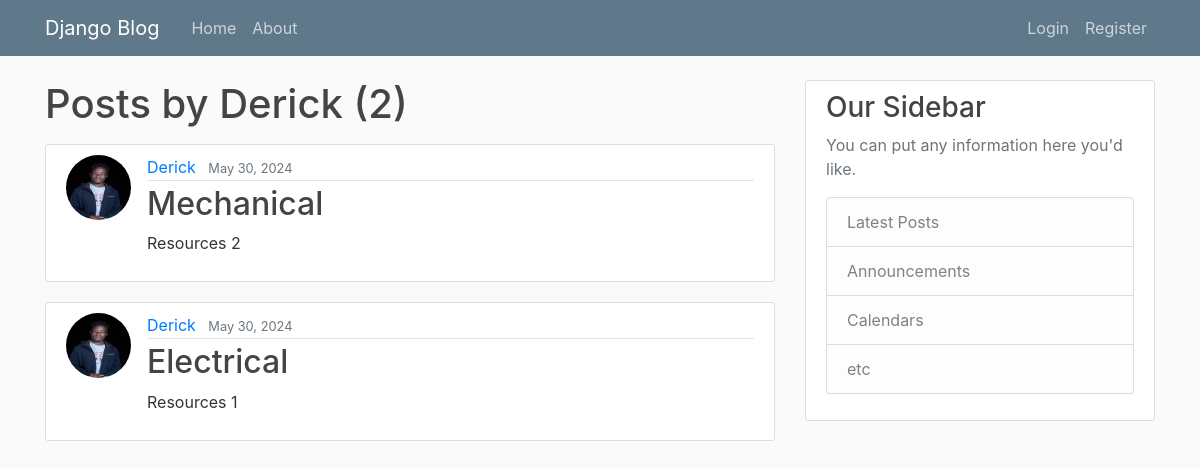
The page /user/Derick on the database as committed earlier.
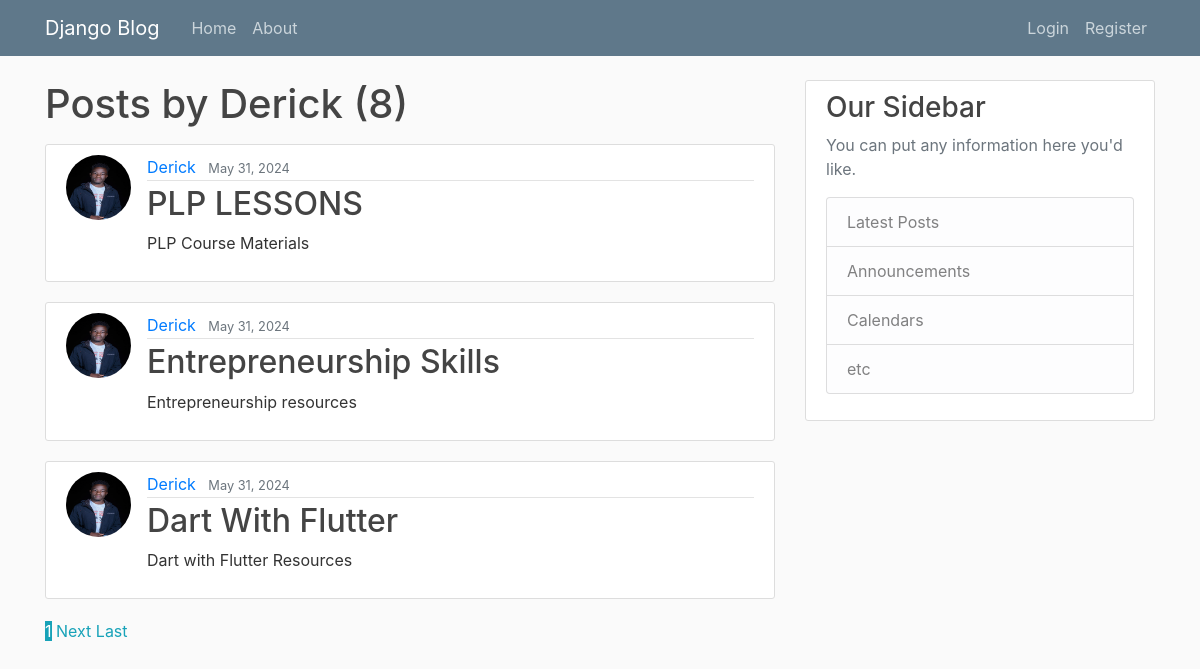
The same page on the database as committed later.
### blog/models.py (models this page shows, shortened)
class post(models.Model):
  title = models.CharField(max_length=100)
  content = models.TextField()
  date_posted = models.DateTimeField(default=timezone.now)
  author = models.ForeignKey(User, on_delete=models.CASCADE)

### users/models.py (models this page shows, shortened)
class Profile(models.Model):
  user = models.OneToOneField(User, on_delete=models.CASCADE)
  image = models.ImageField(default='default.jpg', upload_to='profile_pics')

### blog/views.py (the view)
# urls.py: path('user/<str:username>', UserPostListView.as_view(), name='user-posts'),
class UserPostListView(ListView):
  model = post
  template_name = 'blog/user_posts.html'
  context_object_name = 'posts'
  paginate_by = 3
  def get_queryset(self):
    user = get_object_or_404(User, username=self.kwargs.get('username'))
    return post.objects.filter(author=user).order_by('-date_posted')

### blog/templates/blog/user_posts.html (shortened to what this page needs)
{% extends "blog/base.html" %}
{% block content%}
    <h1 class="mb-3">Posts by {{ view.kwargs.username }} ({{ page_obj.paginator.count }})</h1>
    {% for post in posts%}
    <article class="media content-section">
      <img class="rounded-circle article-img" src="{{ post.author.profile.image.url }}">
      <div class="media-body">
        <div class="article-metadata">
          <a class="mr-2" href="{% url 'user-posts' post.author.username %}">{{ post.author }}</a>
          <small class="text-muted">{{ post.date_posted|date:"F d, Y" }}</small>
        </div>
        <h2><a class="article-title" href="{% url 'post-detail' post.id %}">{{ post.title }}</a></h2>
        <p class="article-content">{{ post.content }}</p>
      </div>
    </article>
    {% endfor%}
    {% if is_paginated %}
      {% for num in page_obj.paginator.page_range %}
        {% if page_obj.number == num %}
        <a class="btn-info mb-4" href="?page={{ num }}">{{ num }}</a>
        {% elif num > page_obj.number|add:'3' and num < page_obj.number|add:'3' %}
        <a class="btn-outline-info mb-4" href="?page={{ num }}">{{ num }}</a>
        {% endif %}
      {% endfor %}
      {% if page_obj.has_next %}
        <a class="btn-outline-info mb-4" href="?page={{ page_obj.next_page_number }}">Next</a>
        <a class="btn-outline-info mb-4" href="?page={{ page_obj.paginator.num_pages }}">Last</a>
      {% endif %}
    {% endif %}
{% endblock content%}

Rows that differ between the two databases and show on the page:
no longer on this page (row unchanged): post: author.profile.image (picture), author "Derick", date_posted "May 30, 2024", title "Mechanical", content "Resources 2"
no longer on this page (row unchanged): post: author.profile.image (picture), author "Derick", date_posted "May 30, 2024", title "Electrical", content "Resources 1"
added post: author.profile.image (picture), author "Derick", date_posted "May 31, 2024", title "PLP LESSONS", content "PLP Course Materials"
added post: author.profile.image (picture), author "Derick", date_posted "May 31, 2024", title "Entrepreneurship Skills", content "Entrepreneurship resources"
added post: author.profile.image (picture), author "Derick", date_posted "May 31, 2024", title "Dart With Flutter", content "Dart with Flutter Resources"
Other text that changed with them:
{{ page_obj.paginator.count }}: "2" → "8"
new list line: "1"
text now shown: "Next Last"
